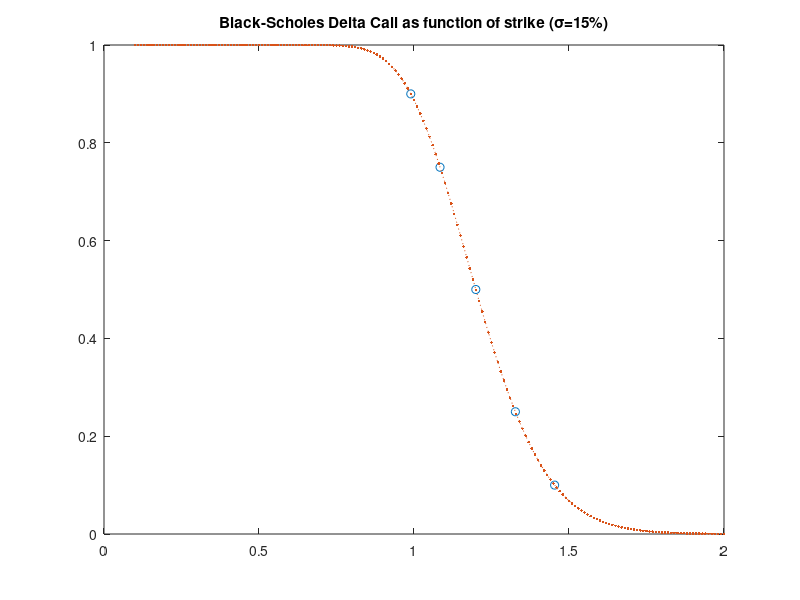

Write the MATLAB code that produced this figure.
clc;
clearvars;

spot = 1.18;
T = 1;
disc_fact = 0.99;
disc_fact_for = 0.995;
fwd = spot * disc_fact_for / disc_fact;
mkt_vol = 0.15;

% find K such that blsdelta(K,fwt,T,sigma) = Delta
% recall that X = FZERO(FUN,X0) tries to find a zero of the function FUN near X0
Delta = [10 25 50 75 90];
K = Delta*0;
for i = 1:length(Delta)
    K(i) = fzero(@(Strike) blsdelta(fwd,Strike,0,T,mkt_vol)-(1-Delta(i)/100), fwd);
end

% interpolation grid
k = 0.1:0.01:2;

% undiscounted delta of call options 
% [cd,pd] = blsdelta(so,x,r,t,sig,q)
delta = blsdelta(fwd,k,0,T,mkt_vol);

figure;
plot(K,(1-Delta/100),'o',k,delta,':.');
title(['Black-Scholes Delta Call as function of strike (\sigma=' num2str(mkt_vol*100) '%)']);
